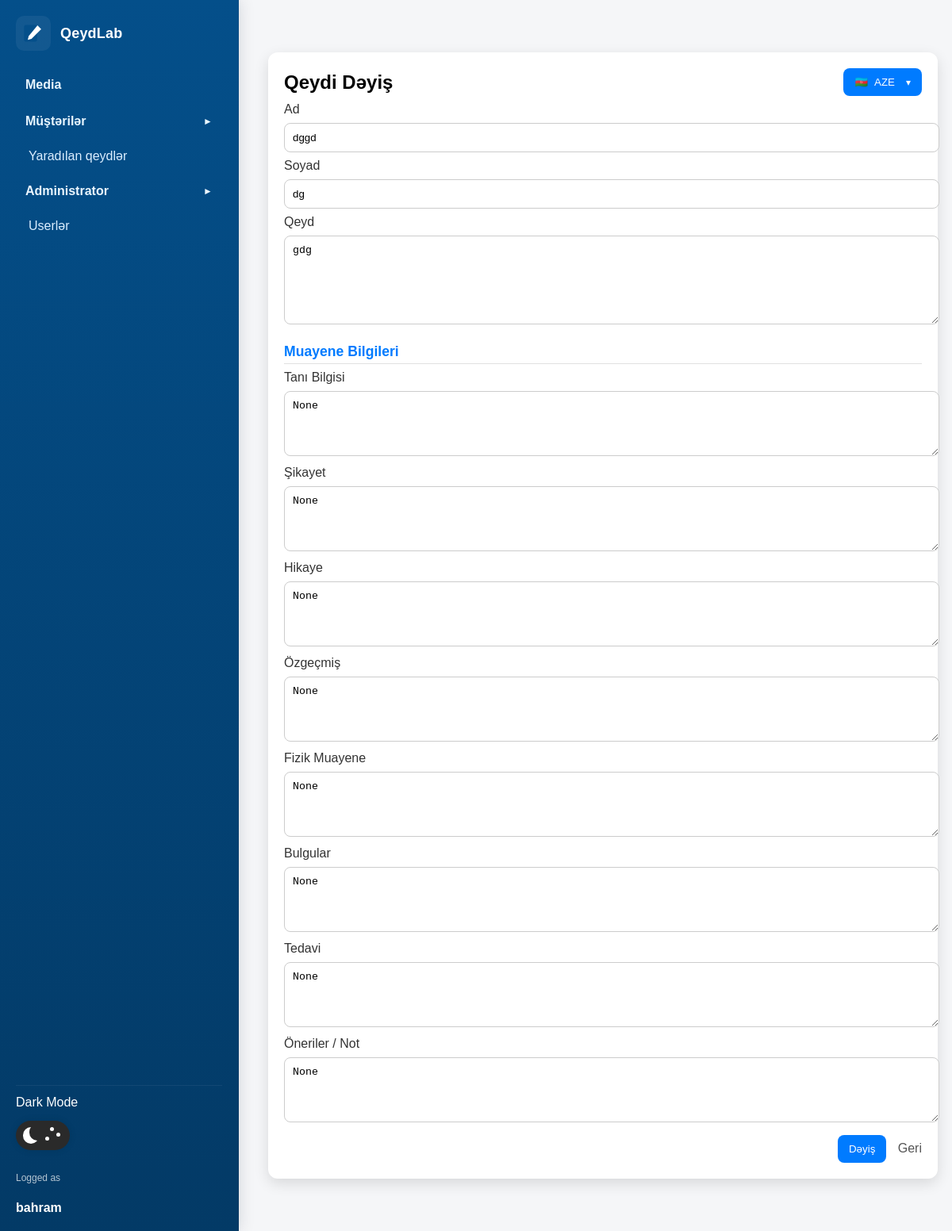
Before: /edit_note/6/ (signed in) with the older database file.
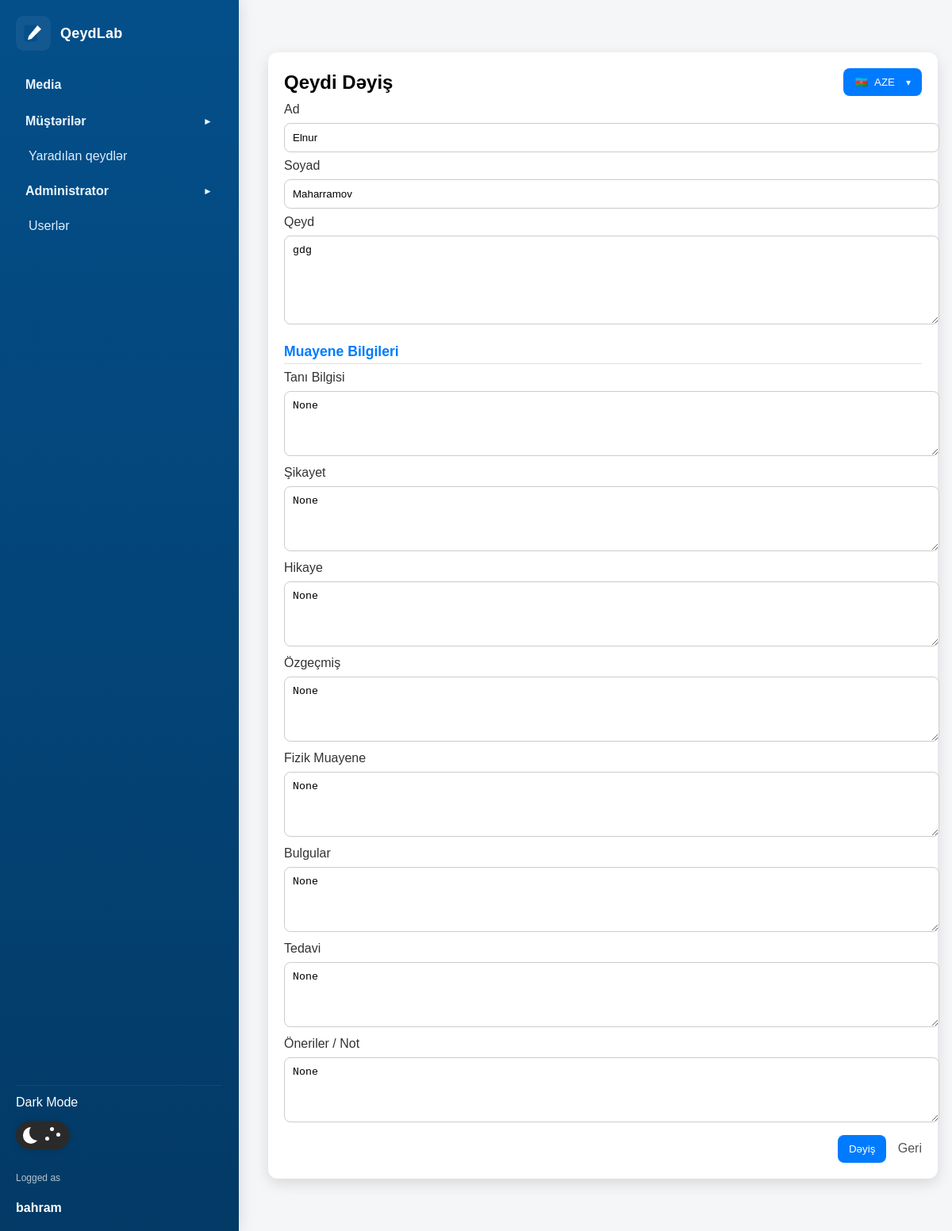
After: the same page with the newer database file.
### home/models.py (models this page shows, shortened)
class Note(models.Model):
    first_name = models.CharField(max_length=50)
    last_name = models.CharField(max_length=50)
    note = models.TextField()
    created_at = models.DateTimeField(auto_now_add=True)

### home/views.py (the view)
# urls.py: path("edit_note/<int:id>/", views.edit_note, name="edit_note"),
def edit_note(request, id):
    note = get_object_or_404(Note, id=id)
    lang = request.session.get('lang', 'aze')
    t = get_translations(lang)
    if request.method == "POST":
        note.first_name = request.POST.get("first_name")
        note.last_name = request.POST.get("last_name")
        note.note = request.POST.get("note")
        note.save()
        return redirect("notes")
    return render(request, "home/edit_note.html", {"note": note, 'lang': lang, 't': t})

### home/views.py (called while the page is built)
def get_translations(lang_code):
    return TRANSLATIONS.get(lang_code, TRANSLATIONS['aze'])

### home/templates/home/edit_note.html (shortened to what this page needs)
<!DOCTYPE html>
<html>
<head>
</head>
<body>
    {% include 'home/sidebar.html' %}
    <div class="main-with-sidebar">
        <div class="box">
        <div style="display:flex; justify-content:space-between; align-items:center;">
            <h2 style="margin:0">{{ t.edit_title }}</h2>
            <div style="display:flex; gap:8px; align-items:center;">
                <div class="lang-dropdown-small" style="position:relative;">
                    <button id="langBtnEdit" class="btn secondary" type="button" style="display:flex; align-items:center; gap:8px;">
                        <span>{% if lang == 'en' %}🇺🇸{% elif lang == 'ru' %}🇷🇺{% else %}🇦🇿{% endif %}</span>
                        <span>{{ lang|upper }}</span>
                        <span style="font-size:12px; margin-left:6px;">▾</span>
                    </button>
                </div>
            </div>
        </div>
        <form method="POST">
            <label>Ad</label>
            <input type="text" name="first_name" value="{{ note.first_name }}" required>
            <label>Soyad</label>
            <input type="text" name="last_name" value="{{ note.last_name }}" required>
            <label>Qeyd</label>
            <textarea name="note" rows="6" required>{{ note.note }}</textarea>
            <div class="section-title">Muayene Bilgileri</div>
            <label>Tanı Bilgisi</label>
            <textarea name="tani_bilgisi">{{ note.tani_bilgisi }}</textarea>
            <label>Şikayet</label>
            <textarea name="sikayet">{{ note.sikayet }}</textarea>
            <label>Hikaye</label>
            <textarea name="hikaye">{{ note.hikaye }}</textarea>
            <label>Özgeçmiş</label>
            <textarea name="ozgecmis">{{ note.ozgecmis }}</textarea>
            <label>Fizik Muayene</label>
            <textarea name="fizik_muayene">{{ note.fizik_muayene }}</textarea>
            <label>Bulgular</label>
            <textarea name="bulgular">{{ note.bulgular }}</textarea>
            <label>Tedavi</label>
            <textarea name="tedavi">{{ note.tedavi }}</textarea>
            <label>Öneriler / Not</label>
            <textarea name="oneriler">{{ note.oneriler }}</textarea>
            <div style="text-align:right; margin-top:12px;">
                <button type="submit" class="btn">{{ t.edit }}</button>
                <a href="{% url 'welcome' %}" class="back-link">{{ t.back }}</a>
            </div>
        </form>
        </div>
    </div>
</body>
</html>

Changed rows visible on the page:
changed Note "gdg": first_name "dggd" → "Elnur"; last_name "dg" → "Maharramov"
